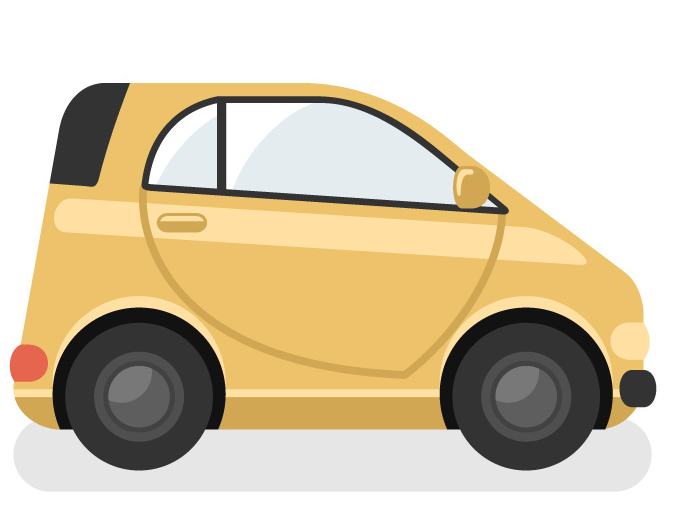
#> input picture ACC_RestBus_Simulation/Png_Files/car1.png, 673 x 527 px, found by its file name
$ python -i acc.py   (imports and definitions only)
#> lines starting #> are read from the running program, lines starting #| are printed output that depends on the picture
#ACC Module is created on 25/5/25 --> Module 14 Lecture
import can
from can import *
import tkinter as tk
from tkinter import * #tkinter library used to Create GUI to adjust the CAN signals used in the respective Modules
from tkinter import ttk
import threading
from PIL import ImageTk, Image, ImageDraw
import math
import json

# ACC Output Signal --> 1).ACC state[2bits-->state & 1bit--> fault=3bit] 2).ACC Brake Decel request[Applied/Not applied-> 1bit]
#3).Acc Driver information message[3bit--> To display the ACC state] 4).Target speed[1 byte]
#data[0]= xxxx xxxx --> Target Speed
#data[1]= xxxx xxxx --> bit0 -bit2 --> ACC state, bit3 ---> Brake decel req ,bit4 -bit6 ---> ACC driver info
# [1 line that did not run here, left out]

# To monitor the vehicle speed from bcm module:
# [1 line not run here, left out]
vs=0

# To monitor the BSW1 status:
# [1 line not run here, left out]
bsw1=0

# To monitor the BSW2 status:
# [1 line not run here, left out]
bsw2=0

# To capture the ignition state:
# [1 line not run here, left out]
ign_st=0

# To maintain the distance from forward vehicle [Eg: 50m is used here]:
# [1 line not run here, left out]
timegap=100

# CAR animation
# [1 line not run here, left out]
car1_xcalib=0
# [1 line not run here, left out]
car2_xcalib=0
# [1 line not run here, left out]
car3_xcalib=0
# [1 line not run here, left out]
carchosen  =0
# [1 line not run here, left out]
spinbox=0

# [1 line not run here, left out]
label1=0
# [1 line not run here, left out]
label2=0
# [1 line not run here, left out]
label3=0

# [1 line not run here, left out]
root=0

# [1 line not run here, left out]
car2_speed=0
# [1 line not run here, left out]
car3_speed=0

# created on 1/6/25 --> Module 16 Lecture
# To handle the Animaton factor for the CAR and Speed is selected by the user and need to validate the selection
# [86 lines left out: functions on_spinbox_change, find_widget, move_up, move_down, move_left, move_right, not called in this run]

# ACC GUI Creation:
# Picture Creation-> With the help of labels, We created CAR animations for real time experience[using keyboard arrow keys we can move the car --> UP,DOWN,LEFT,RIGHT]
#For fixed Image-> In tkinter, With the help of canvas the image is placed at (x,y) cordinate]
# Root window -> a). Main window always wait for the user input or threads to begin the action
#                b). It hold only controls like track_bar,text boxes, buttons & it won't hold pictures
# Image drawn -> Took image from net-> with the help of CANVAS the image is drawn in the main or root window
def ACC_GUI():
    global root
    global label1
    global label2
    global label3
    global carchosen
    global spinbox
    root=Tk() # ACC GUI Window creation
    root.title("ACC")
    root.geometry("1000x700") #set the dimension for root window [width -> 1000 pixels]

    # Image embed into the GUI for simulation with the help of Labels in tkinter
    image1 = Image.open(r"car1.png")
#> image1 is the input picture: PIL image 673x527 RGBA; mean R, G, B, A 214.4, 201.8, 176.7, 255
    image1 = image1.resize((64,64))
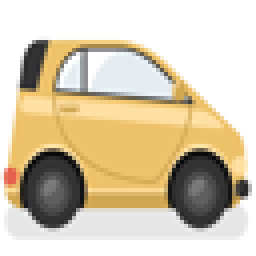
#> image1: PIL image 64x64 RGBA (shown 4 times larger); mean R, G, B, A 214.3, 201.7, 176.5, 255
    image1 = ImageTk.PhotoImage(image1)
    label1=tk.Label(image=image1,name='car1')
    label1.place(x=0,y=200)


    #CAR_2
    image2 = Image.open(r"car2.png")
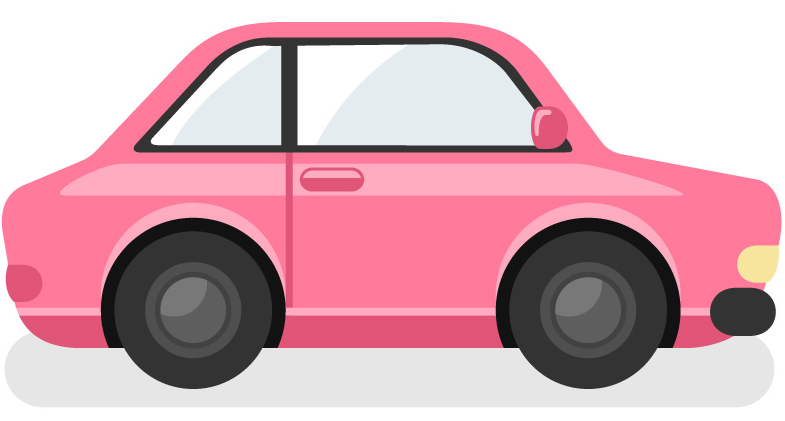
#> input picture ACC_RestBus_Simulation/Png_Files/car2.png, 785 x 421 px, found by its file name
#> image2 is the input picture: PIL image 785x421 RGBA; mean R, G, B, A 212.6, 171.2, 181.6, 255
    image2 = image2.resize((64, 64))
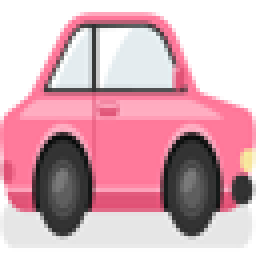
#> image2: PIL image 64x64 RGBA (shown 4 times larger); mean R, G, B, A 212.3, 171.1, 181.4, 255
    image2 = ImageTk.PhotoImage(image2)
    label2=tk.Label(image=image2,name='car2')
    label2.place(x=0,y=300)

    #CAR_3
    image3 = Image.open(r"car3.png")
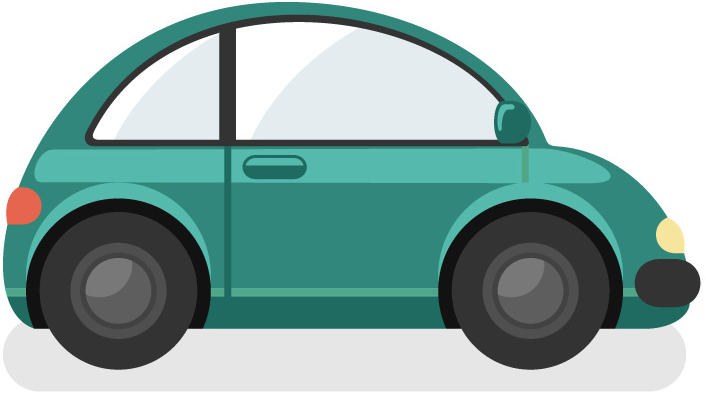
#> input picture ACC_RestBus_Simulation/Png_Files/car3.png, 706 x 414 px, found by its file name
#> image3 is the input picture: PIL image 706x414 RGBA; mean R, G, B, A 151.5, 177.5, 174, 255
    image3 = image3.resize((64, 64))
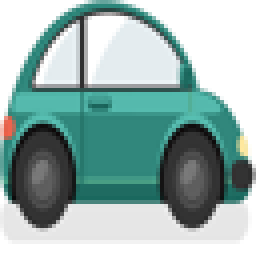
#> image3: PIL image 64x64 RGBA (shown 4 times larger); mean R, G, B, A 151.2, 177.2, 173.7, 255
    image3 = ImageTk.PhotoImage(image3)
    label3=tk.Label(image=image3,name='car3')
    label3.place(x=0,y=400)

    # CAR1- ACC installed ; CAR2 & CAR3 - User defined [Spin box is use to select the vehicle to move before and after the ACC vehicle using Arrow Keys in Keyboard]
    l = Label(root, text = "Car")
    l.config(font =("Courier", 14))
    #l.pack()
    l.grid(column=0,row=0)
    # Combobox creation
    n = tk.StringVar()

    carchosen = ttk.Combobox(root, width = 27, textvariable = n,name="carlist")

    # Adding combobox drop down list
#> (the run stopped early here; a loop or call above may not have finished)
